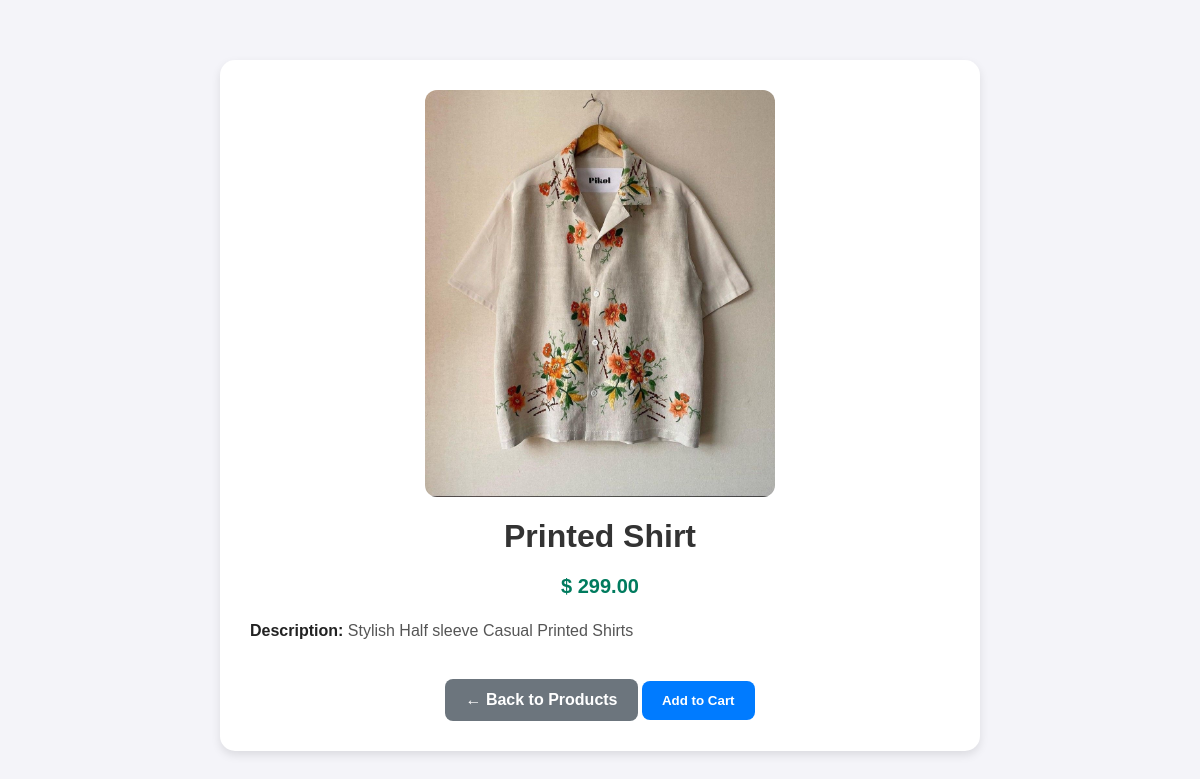
/product/1/, run on the app's committed database.
### finalapp/models.py (models this page shows, shortened)
class SingleProduct(models.Model):
    title = models.CharField(max_length=200)
    description = models.TextField()
    price = models.DecimalField(max_digits=10, decimal_places=2)
    image = models.ImageField(upload_to='products/')

### finalapp/views.py (the view)
# urls.py: path('product/<int:product_id>/', views.product_detail, name='product_detail'),
def product_detail(request,product_id):
    product = get_object_or_404(SingleProduct, id=product_id)
    return render(request, 'product_deatil.html', {'product': product})

### finalapp/templates/product_deatil.html (shortened to what this page needs)
<!DOCTYPE html>
<html lang="en">
<head>
</head>
<body>
    <div class="container">
        <div class="product-image">
            <img src="{{ product.image.url }}" alt="{{ product.title }}">
        </div>
        <h1>{{ product.title }}</h1>
        <p class="price">$ {{ product.price }}</p>
        <p><strong>Description:</strong> {{ product.description }}</p>
        <div class="button-group">
            <a href="{% url 'product_list' %}" class="btn btn-secondary">← Back to Products</a>
            <form method="post" action="{% url 'add_to_cart' product.id %}" style="display:inline;">
                <button type="submit" class="btn btn-primary">Add to Cart</button>
            </form>
        </div>
    </div>
</body>
</html>

### finalapp/templates/product_deatil.html (style rules this page uses)
body { font-family: 'Poppins', sans-serif; background-color: #f4f4f9; margin: 0; padding: 0; }
.container { max-width: 700px; margin: 60px auto; background: #fff; border-radius: 15px; box-shadow: 0 4px 10px rgba(0,0,0,0.1); overflow: hidden; padding: 30px; }
.product-image { display: flex; justify-content: center; margin-bottom: 20px; }
.product-image img { width: 100%; max-width: 350px; border-radius: 12px; object-fit: cover; }
h1 { text-align: center; color: #333; margin-bottom: 10px; }
p { font-size: 16px; color: #555; line-height: 1.6; }
strong { color: #222; }
.price { font-size: 20px; color: #007b5e; font-weight: bold; margin: 15px 0; text-align: center; }
.btn { display: inline-block; text-decoration: none; padding: 12px 20px; border-radius: 8px; font-weight: bold; text-align: center; transition: 0.3s ease; }
.btn-primary { background-color: #007bff; color: white; border: none; }
.btn-secondary { background-color: #6c757d; color: white; margin-top: 10px; }
.button-group { text-align: center; margin-top: 25px; }

### data on the page
SingleProduct: image (picture), title "Printed Shirt", price "299.00", description "Stylish Half sleeve Casual Printed Shirts"
